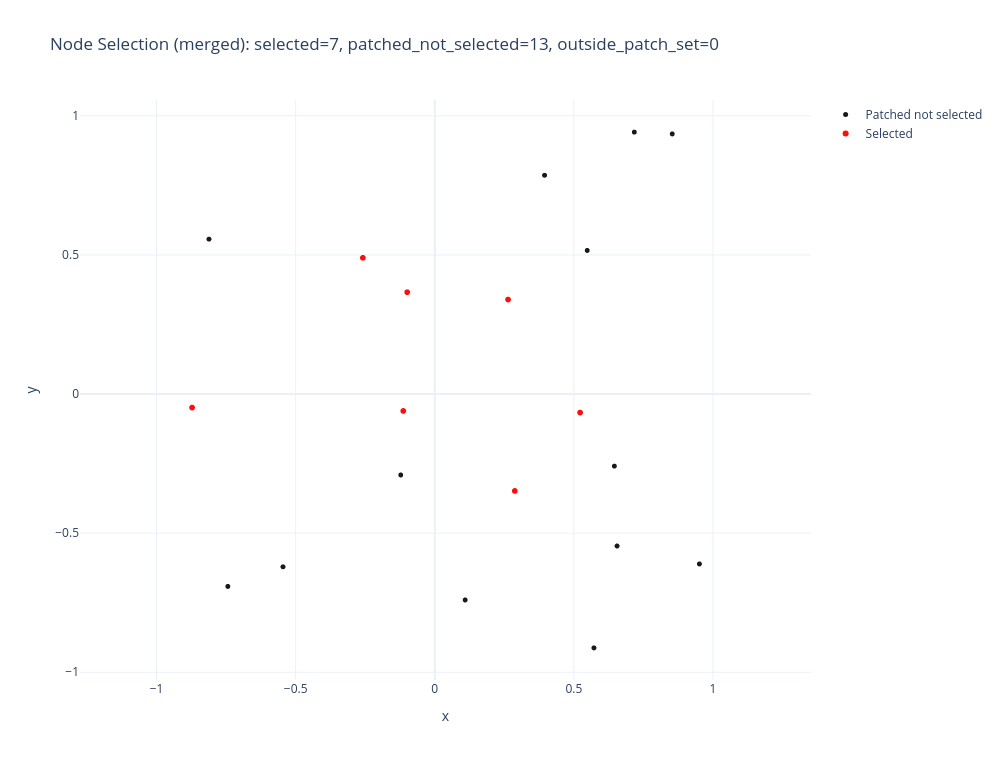

Source (notebook cell):
### Markdown cell above
# Visualise

### Code cell
nodes = np.asarray(random_nodes)
if nodes.ndim != 2 or nodes.shape[1] < 2:
    raise ValueError('random_nodes must be an (N,2+) array')

patched_parts = []
raw_selected_parts = []

for record in records:
    gidx = np.asarray(getattr(record, 'global_indices', []), dtype=np.intp)
    if gidx.size == 0:
        continue

    patched_parts.append(gidx)

    bitstring = getattr(record, 'bitstring', None)
    if bitstring is None:
        continue

    if isinstance(bitstring, str):
        bits = np.array([int(ch) for ch in bitstring], dtype=np.intp)
    else:
        bits = np.asarray(bitstring, dtype=np.intp)

    n = min(len(bits), len(gidx))
    if n == 0:
        continue

    local_selected = np.where(bits[:n] == 1)[0]
    if local_selected.size:
        raw_selected_parts.append(gidx[:n][local_selected])

patched_idx = np.unique(np.concatenate(patched_parts)) if patched_parts else np.empty(0, dtype=np.intp)
raw_selected_idx = np.unique(np.concatenate(raw_selected_parts)) if raw_selected_parts else np.empty(0, dtype=np.intp)

if 'selected_indices_for_downstream' in globals() and len(selected_indices_for_downstream) > 0:
    selected_idx = np.asarray(selected_indices_for_downstream, dtype=np.intp)
    selected_source = str(globals().get('selected_source', 'merged'))
else:
    selected_idx = raw_selected_idx
    selected_source = 'raw_fallback'

all_idx = np.arange(len(nodes), dtype=np.intp)
outside_patch_idx = np.setdiff1d(all_idx, patched_idx, assume_unique=False)
patched_not_selected_idx = np.setdiff1d(patched_idx, selected_idx, assume_unique=False)

fig = go.Figure()

fig.add_trace(
    go.Scattergl(
        x=nodes[outside_patch_idx, 0],
        y=nodes[outside_patch_idx, 1],
        mode='markers',
        name='Outside patch set',
        marker=dict(color='black', size=2, opacity=0.75),
        text=outside_patch_idx,
        hovertemplate='outside %{text}<extra></extra>',
    )
)

fig.add_trace(
    go.Scattergl(
        x=nodes[patched_not_selected_idx, 0],
        y=nodes[patched_not_selected_idx, 1],
        mode='markers',
        name='Patched not selected',
        marker=dict(color='black', size=5, opacity=0.9),
        text=patched_not_selected_idx,
        hovertemplate='patched not selected %{text}<extra></extra>',
    )
)

fig.add_trace(
    go.Scattergl(
        x=nodes[selected_idx, 0],
        y=nodes[selected_idx, 1],
        mode='markers',
        name='Selected',
        marker=dict(color='red', size=6, opacity=0.95),
        text=selected_idx,
        hovertemplate='selected %{text}<extra></extra>',
    )
)

fig.update_layout(
    title=(
        f'Node Selection ({selected_source}): selected={len(selected_idx)}, '
        f'patched_not_selected={len(patched_not_selected_idx)}, '
        f'outside_patch_set={len(outside_patch_idx)}'
    ),
    xaxis_title='x',
    yaxis_title='y',
    template='plotly_white',
    width=1000,
    height=760,
)
fig.update_yaxes(scaleanchor='x', scaleratio=1)
fig.show()

print(f'Selected ({selected_source}): {len(selected_idx)}')
print(f'Raw selected: {len(raw_selected_idx)}')
print(f'Patched not selected: {len(patched_not_selected_idx)}')
print(f'Outside patch set: {len(outside_patch_idx)}')

### Figure 1 — Plotly figure (JSON) as saved in the notebook; plotly's stock layout.template omitted (floating-point values rounded to 4 significant figures)
{"data": [{"hovertemplate": "outside %{text}<extra></extra>", "marker": {"color": "black", "opacity": 0.75, "size": 2}, "mode": "markers", "name": "Outside patch set", "text": [], "type": "scattergl", "x": [], "y": []}, {"hovertemplate": "patched not selected %{text}<extra></extra>", "marker": {"color": "black", "opacity": 0.9, "size": 5}, "mode": "markers", "name": "Patched not selected", "text": [0.0, 1.0, 2.0, 3.0, 4.0, 5.0, 7.0, 8.0, 11.0, 13.0, 15.0, 16.0, 18.0], "type": "scattergl", "x": [0.5479, -0.1222, 0.7172, 0.3947, -0.8116, 0.9512, 0.5721, -0.7438, 0.8535, 0.6455, -0.5455, 0.1092, 0.6553], "y": [0.5162, -0.2909, 0.9414, 0.7862, 0.5568, -0.6107, -0.9124, -0.6914, 0.935, -0.2591, -0.6211, -0.7402, -0.5462]}, {"hovertemplate": "selected %{text}<extra></extra>", "marker": {"color": "red", "opacity": 0.95, "size": 6}, "mode": "markers", "name": "Selected", "text": [12.0, 6.0, 14.0, 19.0, 10.0, 9.0, 17.0], "type": "scattergl", "x": [0.2877, 0.5223, -0.1132, 0.2633, -0.2584, -0.09923, -0.8724], "y": [-0.3483, -0.06656, -0.06089, 0.3396, 0.4895, 0.3661, -0.04859]}], "layout": {"height": 760, "title": {"text": "Node Selection (merged): selected=7, patched_not_selected=13, outside_patch_set=0"}, "width": 1000, "xaxis": {"title": {"text": "x"}}, "yaxis": {"scaleanchor": "x", "scaleratio": 1, "title": {"text": "y"}}}}
